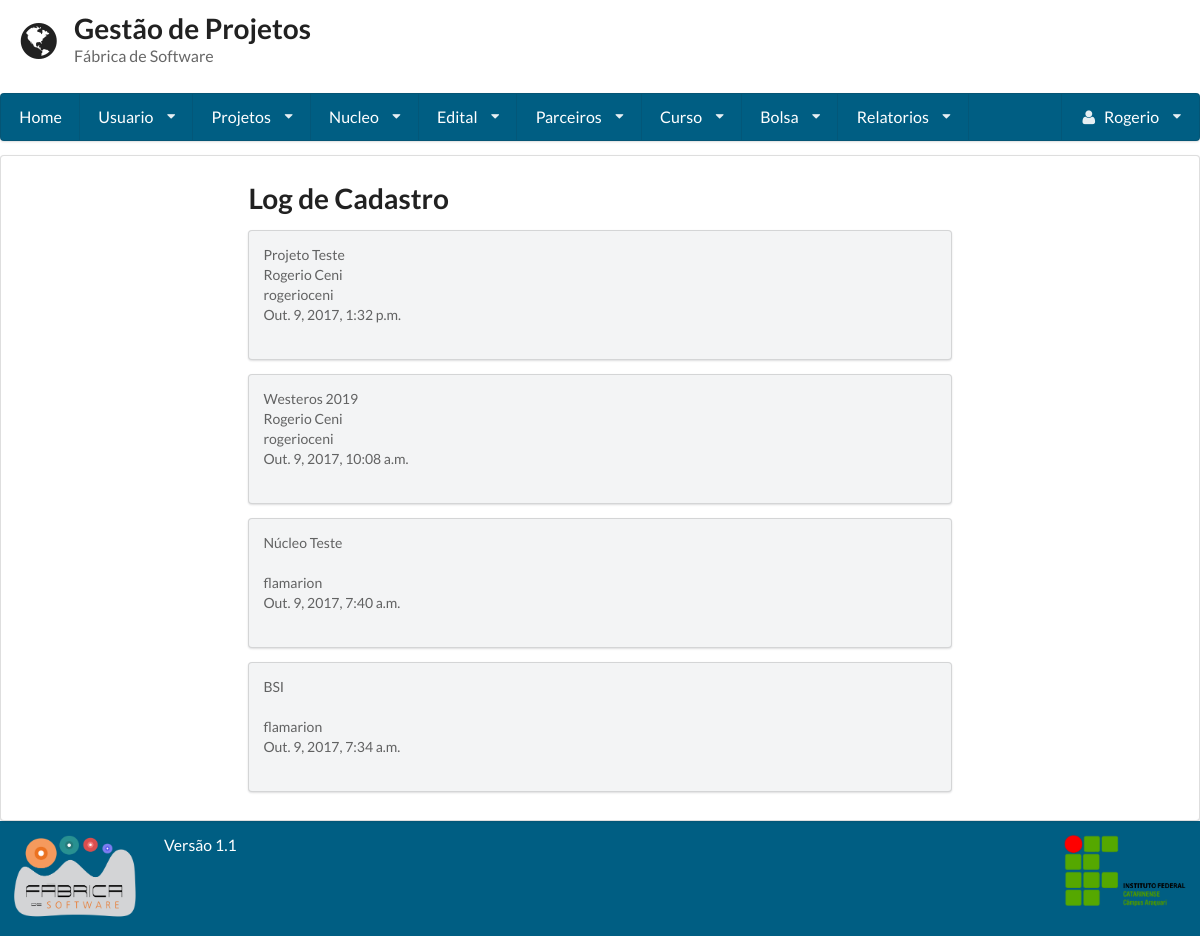
The page /log_cadastro/ (signed in) on the database as committed earlier.
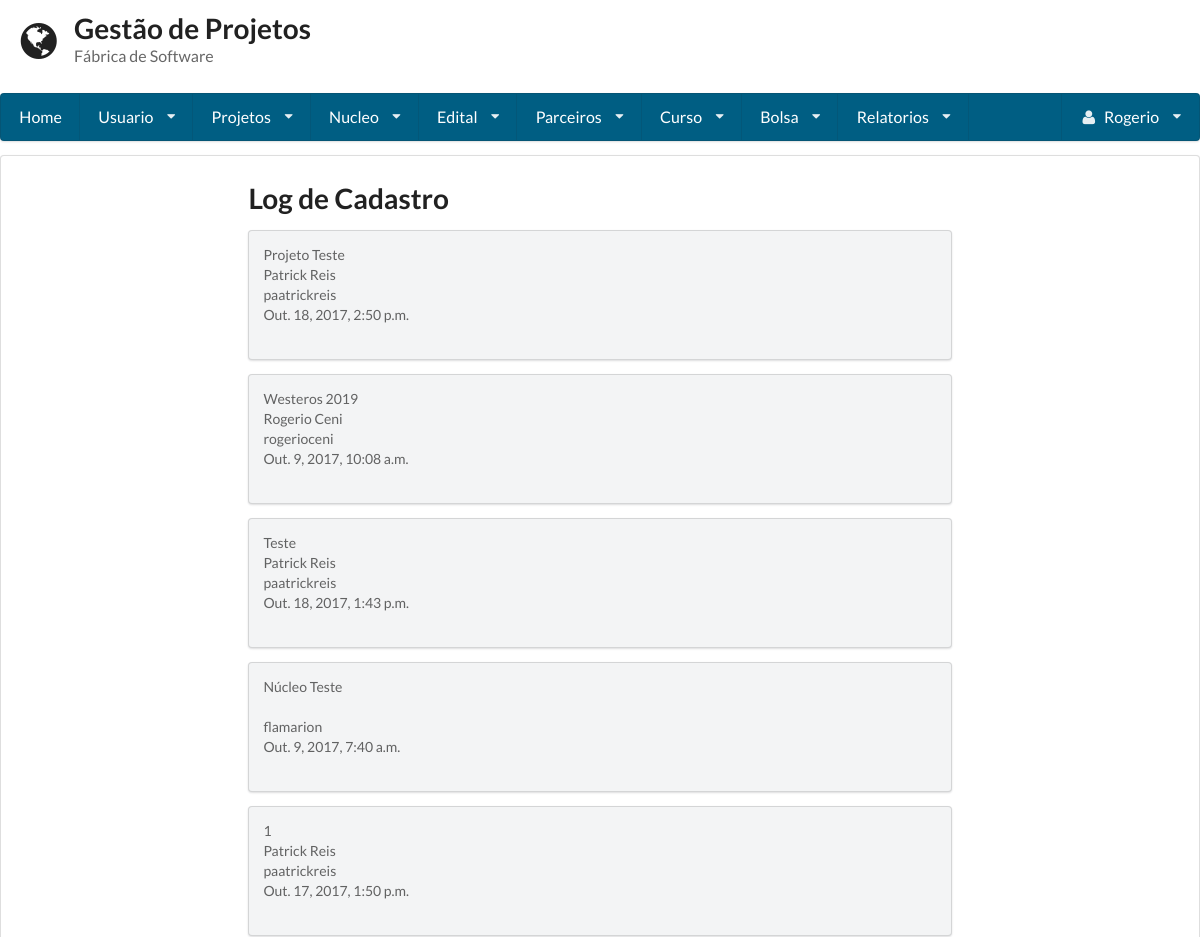
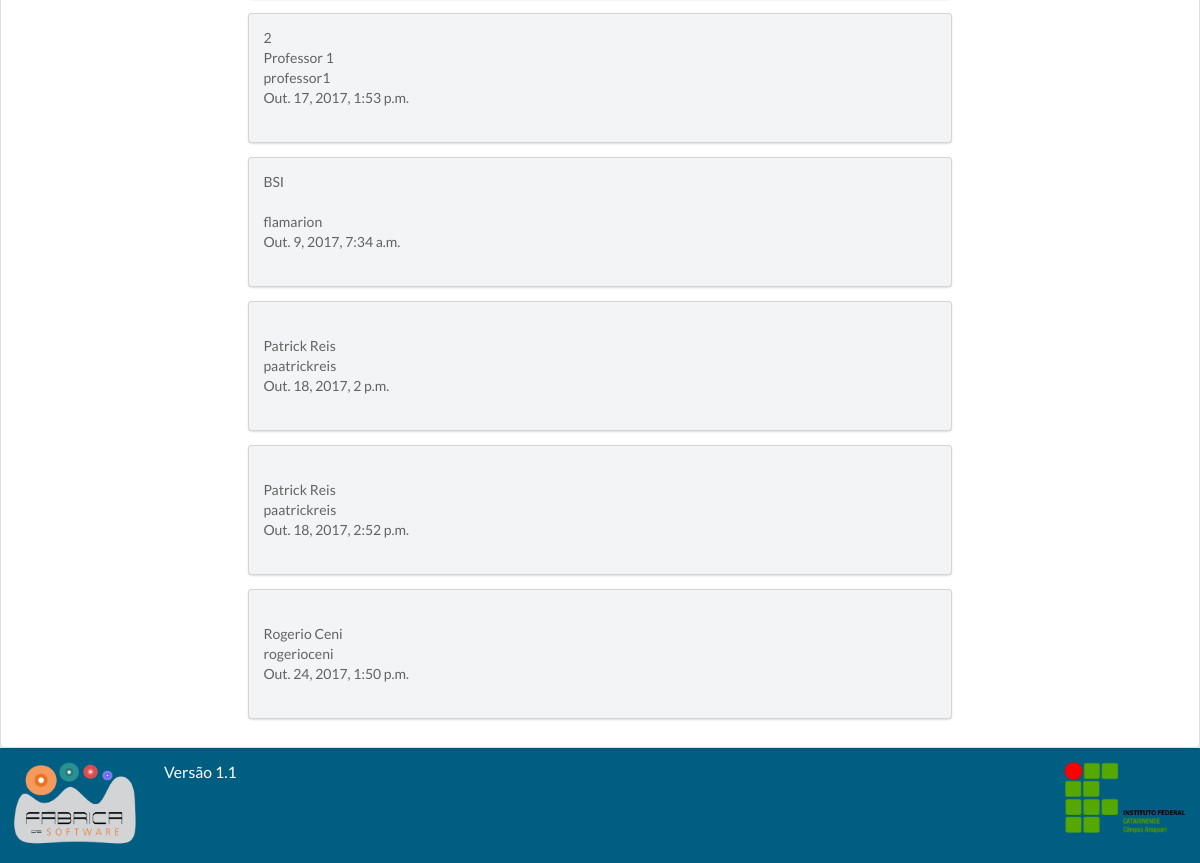
The same page on the database as committed later (2 pictures, top to bottom).
### gestaoapp/models/projeto.py (models this page shows, shortened)
class Projeto(models.Model):
    TIPO_CHOICES = (
        ('Pesquisa', 'Pesquisa'),
        ('Extensao', 'Extensão'),
        ('Ensino', 'Ensino'),
        ('Pesquisa_Extensao', 'Pesquisa/Extensão'),
    )
    tipo = models.CharField(
        max_length=255, null=True, blank=True,
        choices=TIPO_CHOICES
    )
    nome = models.CharField(max_length=255)
    imagem = models.ImageField("Imagem", upload_to='projeto')
    codigo = models.CharField(max_length=255, unique=True)
    data_hora_cadastro = models.DateTimeField(auto_now=True)
    responsavel_cadastro = models.ForeignKey(User, related_name="coordenador_criador", )
    coordenador = models.ManyToManyField(Usuario, through='Coordenacao', blank=True)
    duracao = models.CharField(max_length=255)
    data_inicio = models.DateField()
    data_fim = models.DateField()
    nucleo = models.ManyToManyField(Nucleo)
    edital = models.ManyToManyField(Edital, blank=True, related_name="editais_do_projeto")
    descricao = models.TextField()
    membro = models.ManyToManyField(Usuario, blank=True, related_name="membros")
    parceiro = models.ManyToManyField(Parceiro, blank=True)

### gestaoapp/models/nucleo.py (models this page shows, shortened)
class Nucleo(models.Model):
    nome = models.CharField(max_length=255)
    sigla = models.CharField(max_length=5)
    descricao = models.TextField()
    data_hora_cadastro = models.DateTimeField(auto_now=True)
    responsavel_cadastro = models.ForeignKey(User)

### gestaoapp/models/curso.py (models this page shows, shortened)
class Curso(models.Model):
    curso = models.CharField(max_length=255)
    data_hora_cadastro = models.DateTimeField(auto_now=True)
    responsavel_cadastro = models.ForeignKey(User)

### gestaoapp/models/edital.py (models this page shows, shortened)
class Edital(models.Model):
    numero = models.IntegerField(unique=True)
    orgao_concedente = models.CharField(max_length=255)
    dt_inicio = models.DateField()
    dt_termino = models.DateField()
    url_edital = models.URLField(max_length=200, null=True, blank=True)
    verba = models.FloatField(null=True, blank=True)
    qtd_bolsa = models.IntegerField(null=True, blank=True)
    pdf_edital = models.FileField(null=True, blank=True)
    data_hora_cadastro = models.DateTimeField(auto_now=True)
    responsavel_cadastro = models.ForeignKey(User)

### gestaoapp/models/bolsa.py (models this page shows, shortened)
class Bolsa(models.Model):
    codigo = models.CharField(max_length=255)
    valor = models.DecimalField(max_digits=8, decimal_places=2)
    dt_inicio = models.DateField()
    dt_termino = models.DateField()
    edital = models.ForeignKey(Edital)
    qtd_pagamento = models.IntegerField(default=0, null=True, blank=True)
    status = models.BooleanField(default=True)
    vinculos = models.ManyToManyField(Usuario, through='Vinculo', blank=True)
    data_hora_cadastro = models.DateTimeField(auto_now=True)
    responsavel_cadastro = models.ForeignKey(User, related_name= 'responsavel')
    responsavel_gerencia = models.ForeignKey(Usuario, related_name= 'responsavel_gerencia')

### gestaoapp/views/logcadastro.py (the view)
# urls.py: url(r'^log_cadastro/', LogCadastro.as_view()),
class LogCadastro(LoginRequiredMixin, View):
        template = 'relatorio/visualizar.html'
        def get(self, request):
            projeto = Projeto.objects.all()
            usuario = User.objects.all()
            nucleo = Nucleo.objects.all()
            edital = Edital.objects.all()
            curso = Curso.objects.all()
            parceiro = Parceiro.objects.all()
            bolsa = Bolsa.objects.all()
            return render(request, self.template, {'projetos': projeto, 'usuario': usuario, 'nucleos': nucleo, 'editals': edital, 'cursos': curso, 'bolsas':bolsa, 'parceiros':parceiro })

### gestaoapp/templates/relatorio/visualizar.html (shortened to what this page needs)
{% extends 'base.html' %}
{% block conteudo %}
    <h1 class="ui header">Log de Cadastro </h1>
    {% for projeto in projetos %}
        <div class="ui secondary segment">
            {{ projeto.nome }}<br>
            {{ projeto.responsavel_cadastro.first_name }} {{ projeto.responsavel_cadastro.last_name }} <br>
            {{ projeto.responsavel_cadastro.username }} <br>
            {{ projeto.data_hora_cadastro }}<br>
            <br>
        </div>
    {% endfor %}
    {% for nucleo in nucleos %}
        <div class="ui secondary segment">
            {{ nucleo.nome }}<br>
            {{ nucleo.responsavel_cadastro.first_name }} {{ nucleo.responsavel_cadastro.last_name }} <br>
            {{ nucleo.responsavel_cadastro.username }} <br>
            {{ nucleo.data_hora_cadastro }}<br>
            <br>
        </div>
    {% endfor %}
    {% for edital in editals %}
        <div class="ui secondary segment">
            {{ edital.numero }}<br>
            {{ edital.responsavel_cadastro.first_name }} {{ edital.responsavel_cadastro.last_name }} <br>
            {{ edital.responsavel_cadastro.username }} <br>
            {{ edital.data_hora_cadastro }}<br>
            <br>
        </div>
    {% endfor %}
    {% for curso in cursos %}
        <div class="ui secondary segment">
            {{ curso.curso }}<br>
            {{ curso.responsavel_cadastro.first_name }} {{ curso.responsavel_cadastro.last_name }} <br>
            {{ curso.responsavel_cadastro.username }} <br>
            {{ curso.data_hora_cadastro }}<br>
            <br>
        </div>
    {% endfor %}
 {% for bolsa in bolsas %}
        <div class="ui secondary segment">
            {{ bolsa.curso }}<br>
            {{ bolsa.responsavel_cadastro.first_name }} {{ bolsa.responsavel_cadastro.last_name }} <br>
            {{ bolsa.responsavel_cadastro.username }} <br>
            {{ bolsa.data_hora_cadastro }}<br>
            <br>
        </div>
    {% endfor %}
{% endblock %}

### gestaoapp/templates/base.html (shortened to what this page needs)
<!doctype html>
<head>
    {% load staticfiles %}
    <link rel="stylesheet" href="{% static 'semantic-2.1/dist/semantic.css' %}"/>
    <link rel="stylesheet" href="{% static 'base.css' %}"/>
</head>
<body class="cor-fundo">
<header class="cabecalho">
    <div class="ui grid">
        <div class="row">
            <div class='twelve wide column'>
                <h1 class="ui header">
                    <i class='ui icon world'></i>
                    <div class="ui content">
                        Gestão de Projetos
                        <p class="sub header">
                            Fábrica de Software
                        </p>
                    </div>
                </h1>
            </div>
        </div>
        {% if user.is_authenticated %}
            <div class="computer only row">
                <nav class="ui large menu stackable"><a class="item" href="/home">Home</a>
                    <div class="ui dropdown item">Usuario<i class="dropdown icon"></i>
                    </div>
                    <div class="ui dropdown item">Projetos<i class="dropdown icon"></i>
                    </div>
                    <div class="ui dropdown item">Nucleo<i class="dropdown icon"></i>
                    </div>
                    <div class="ui dropdown item">Edital<i class="dropdown icon"></i>
                    </div>
                    <div class="ui dropdown item">Parceiros<i class="dropdown icon"></i>
                    </div>
                    {% if user.is_superuser %}
                        <div class="ui dropdown item">Curso<i class="dropdown icon"></i>
                        </div>
                    {% endif %}
                    {% if user.is_superuser %}
                        <div class="ui dropdown item">Bolsa<i class="dropdown icon"></i>
                        </div>
                    {% endif %}
                    {% if user.is_superuser %}
                        <div class="ui dropdown item">Relatorios<i class="dropdown icon"></i>
                        </div>
                    {% endif %}
                    <div class="ui dropdown item right floated"><i class="user icon"></i>
                        {{ request.user.first_name }} <i class="dropdown icon"></i>
                    </div>
                </nav>
            </div>
        {% endif %}
    </div>
</header>
<article class="corpo ui segment cor-conteudo">
    <div class="ui grid">
        <div class="row">
            <div class="three wide column"></div>
            <div class="ten wide column">
                {% block conteudo %}
                {% endblock %}
            </div>
        </div>
    </div>
</article>
<footer class="ui grid rodape verde_escuro">
    <div class="two wide column">
        <img class="ui small image" src="{% static 'fabrica.png' %}">
    </div>
    <div class=" twelve wide column">
        <label class="centered"> Versão 1.1 </label>
    </div>
    <div class="two wide column">
        <img class="ui small image" src="{% static 'ifc2.png' %}">
    </div>
</footer>
</body>
</html>

### static/base.css (style rules this page uses)
.ui.grid { margin: 0 !important; padding: 0 !important; }
.cabecalho { min-height: 16% !important; color: #005e83 !important; }
.cabecalho .grid { margin: 0 !important; padding: 0 !important; }
.corpo { min-height: 64.9% !important; }
.rodape { min-height: 11% !important; }
article { margin: 0 !important; }
.verde_escuro { background: #005e83 !important; color: #FFFFFF !important; }
.ui.menu { width: 100% !important; background-color: #005e83 !important; }
.ui.menu > .item { color: #FFF !important; }
label { font-size: 1.125em !important; }

Rows that differ between the two databases and show on the page:
changed Projeto "Projeto Teste": responsavel_cadastro.first_name "Rogerio" → "Patrick"; responsavel_cadastro.last_name "Ceni" → "Reis"; responsavel_cadastro.username "rogerioceni" → "paatrickreis"; data_hora_cadastro "Out. 9, 2017, 1:32 p.m." → "Out. 18, 2017, 2:50 p.m."
added Projeto: nome "Teste", responsavel_cadastro.first_name "Patrick", responsavel_cadastro.last_name "Reis", responsavel_cadastro.username "paatrickreis", data_hora_cadastro "Out. 18, 2017, 1:43 p.m."
added Edital: numero "1", responsavel_cadastro.first_name "Patrick", responsavel_cadastro.last_name "Reis", responsavel_cadastro.username "paatrickreis", data_hora_cadastro "Out. 17, 2017, 1:50 p.m."
added Edital: numero "2", responsavel_cadastro.first_name "Professor", responsavel_cadastro.last_name "1", responsavel_cadastro.username "professor1", data_hora_cadastro "Out. 17, 2017, 1:53 p.m."
added Bolsa: responsavel_cadastro.first_name "Patrick", responsavel_cadastro.last_name "Reis", responsavel_cadastro.username "paatrickreis", data_hora_cadastro "Out. 18, 2017, 2 p.m."
added Bolsa: responsavel_cadastro.first_name "Patrick", responsavel_cadastro.last_name "Reis", responsavel_cadastro.username "paatrickreis", data_hora_cadastro "Out. 18, 2017, 2:52 p.m."
added Bolsa: responsavel_cadastro.first_name "Rogerio", responsavel_cadastro.last_name "Ceni", responsavel_cadastro.username "rogerioceni", data_hora_cadastro "Out. 24, 2017, 1:50 p.m."
